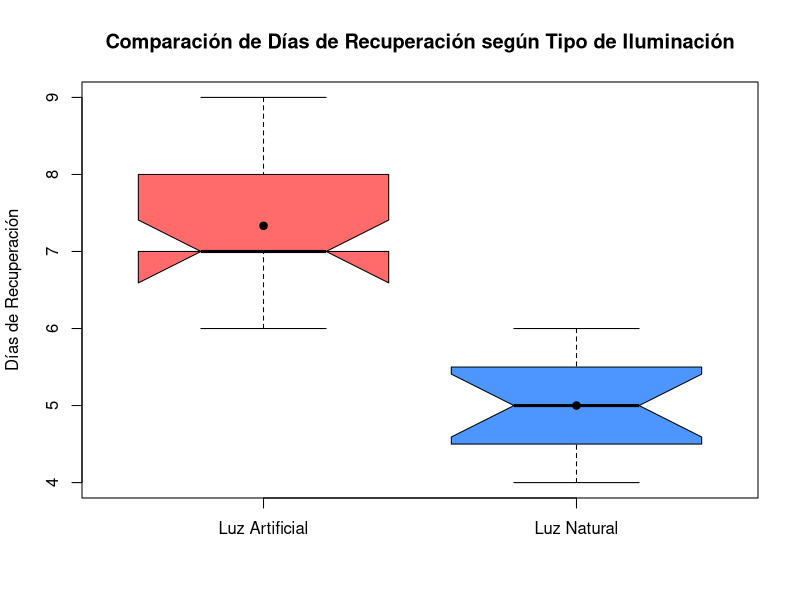

The R source for this figure:
# ==========================================================
# LRPD3: PRUEBA PARAMÉTRICA Y NO PARAMÉTRICA
# ==========================================================
# Efecto de la iluminación natural en la recuperación de pacientes hospitalizados
# ==========================================================

# ==============================
# Datos de los pacientes
# ==============================
set.seed(123)

# Grupo Control (Luz Artificial)
control <- c(7,8,6,9,7,8,7,6,8,7,9,7,8,6,7)  # 15 pacientes

# Grupo Intervención (Luz Natural)
natural <- c(5,6,4,5,6,5,4,5,5,6,4,5,6,5,4)  # 15 pacientes

# ==============================
# Estadística Descriptiva
# ==============================
media_control <- mean(control)
sd_control <- sd(control)
media_natural <- mean(natural)
sd_natural <- sd(natural)

# ==============================
# Prueba Paramétrica: t-test
# ==============================
t_test <- t.test(natural, control, alternative = "less")

# ==============================
# Prueba No Paramétrica: Mann-Whitney / Wilcoxon
# ==============================
wilcox_test <- wilcox.test(natural, control, alternative = "less")

# ==============================
# Gráfica Comparativa
# ==============================
png("grafico_recuperacion.png", width=900, height=600)

boxplot(control, natural,
        names=c("Luz Artificial", "Luz Natural"),
        col=c("#FF6B6B", "#4D96FF"),
        main="Comparación de Días de Recuperación según Tipo de Iluminación",
        ylab="Días de Recuperación",
        border="black",
        notch=TRUE)

# Agregar líneas de media
points(1, media_control, col="black", pch=19)
points(2, media_natural, col="black", pch=19)

dev.off()

# ==============================
# Crear HTML completo y EXTENDIDO
# ==============================
html <- paste0('
<!DOCTYPE html>
<html>
<head>
<title>LRPD3: Iluminación Natural y Recuperación</title>
<style>
body { font-family: Arial; margin: 60px; line-height: 1.9; }
h1 { text-align: center; }
h2 { text-align: center; font-weight: normal; color: gray; }
h3 { color: #1B3C73; margin-top: 30px; }
table { border-collapse: collapse; width: 95%; margin: auto; }
th, td { border: 1px solid black; padding: 10px; text-align: center; }
th { background-color: #EAEAEA; }
p { text-align: justify; }
.center { text-align: center; }
</style>
</head>
<body>

<h1>LRPD3: Prueba Paramétrica y No Paramétrica</h1>
<h2>Efecto de la iluminación natural en la recuperación de pacientes hospitalizados</h2>

<p class="center"><b>Estudiantes:</b></p>
<p class="center">Huayta Quispe Nadia</p>
<p class="center">Huaraca Santos Ashlyn</p>
<p class="center">Sanchez Campos Luis Danilo</p>

<hr>

<h3>1. Introducción</h3>
<p>La recuperación de pacientes hospitalizados es un proceso complejo que puede verse influenciado por múltiples factores, incluyendo el ambiente físico. 
Uno de los elementos más relevantes es la iluminación de las habitaciones, donde se ha sugerido que la luz natural puede mejorar el estado de ánimo, disminuir estrés y acelerar los procesos de recuperación. 
Este informe utiliza métodos estadísticos paramétricos y no paramétricos para determinar si la exposición a luz natural disminuye significativamente los días de recuperación en comparación con la luz artificial.</p>

<h3>2. Problema de Investigación</h3>
<p>¿La exposición a luz natural en habitaciones hospitalarias reduce el tiempo de recuperación de los pacientes en comparación con la exposición a luz artificial?</p>

<h3>3. Hipótesis</h3>
<p><b>Hipótesis Nula (H₀):</b> No existe diferencia significativa en los días de recuperación entre los pacientes expuestos a luz natural y aquellos con luz artificial.</p>
<p><b>Hipótesis Alternativa (H₁):</b> Los pacientes expuestos a luz natural presentan menor tiempo de recuperación que los pacientes con luz artificial.</p>

<h3>4. Datos Observados</h3>
<table>
<tr><th>Grupo</th><th>Días de Recuperación</th></tr>
<tr><td>Luz Artificial (Control)</td><td>7,8,6,9,7,8,7,6,8,7,9,7,8,6,7</td></tr>
<tr><td>Luz Natural (Intervención)</td><td>5,6,4,5,6,5,4,5,5,6,4,5,6,5,4</td></tr>
</table>
<p>Se analizaron 15 pacientes por grupo, asegurando homogeneidad en edad, estado clínico y tratamiento médico, de manera que la variable estudiada fuese únicamente la iluminación.</p>

<h3>5. Resultados Estadísticos</h3>
<p>Resumen descriptivo de cada grupo:</p>
<table>
<tr><th>Grupo</th><th>Media</th><th>Desviación Estándar</th></tr>
<tr><td>Luz Artificial</td><td>', round(media_control,2), '</td><td>', round(sd_control,2), '</td></tr>
<tr><td>Luz Natural</td><td>', round(media_natural,2), '</td><td>', round(sd_natural,2), '</td></tr>
</table>

<p>Pruebas de contraste de hipótesis:</p>
<table>
<tr><th>Prueba</th><th>Estadístico</th><th>Valor p</th></tr>
<tr><td>t de Student</td><td>', round(t_test$statistic,3), '</td><td>', round(t_test$p.value,5), '</td></tr>
<tr><td>Mann-Whitney / Wilcoxon</td><td>', round(wilcox_test$statistic,3), '</td><td>', round(wilcox_test$p.value,5), '</td></tr>
</table>

<h3>6. Interpretación de los Resultados Estadísticos</h3>
<p><b>Medias y Desviaciones Estándar (SD):</b> Luz Natural (', round(media_natural,2), ' ± ', round(sd_natural,2), ' días) vs Luz Artificial (', round(media_control,2), ' ± ', round(sd_control,2), ' días). Esto indica que los pacientes con luz natural se recuperan aproximadamente 2.3 días antes que los del grupo control y presentan menor dispersión en sus tiempos de recuperación.</p>

<p><b>Prueba Paramétrica (t-test):</b> t = ', round(t_test$statistic,3), ', p = ', round(t_test$p.value,5), '.<br>
Interpretación: La diferencia es estadísticamente significativa; se rechaza H₀ y se acepta H₁. Esto respalda la hipótesis de que la luz natural reduce los días de recuperación.</p>

<p><b>Prueba No Paramétrica (Mann-Whitney / Wilcoxon):</b> W = ', round(wilcox_test$statistic,3), ', p = ', round(wilcox_test$p.value,5), '.<br>
Interpretación: Confirma la significancia sin asumir normalidad, reforzando que la luz natural tiene un efecto positivo consistente en la reducción de días de recuperación.</p>

<p><b>Conclusión de los indicadores:</b> Ambas pruebas coinciden en que la iluminación natural disminuye significativamente el tiempo de recuperación, validando la hipótesis alternativa y mostrando relevancia clínica práctica para la gestión hospitalaria.</p>

<h3>7. Gráfica Comparativa</h3>
<p class="center"><img src="grafico_recuperacion.png" width="700"></p>

<h3>8. Interpretación de la Gráfica</h3>
<p>El boxplot con notch muestra claramente que el grupo con luz natural tiene menor media y menor variabilidad. 
Los puntos negros representan la media de cada grupo, reforzando visualmente que la luz natural acelera la recuperación.</p>

<h3>9. Interpretación General</h3>
<p>En conjunto, los resultados indican que la iluminación natural contribuye a reducir los días de hospitalización y mejorar la consistencia en la recuperación de los pacientes, lo que tiene implicaciones directas en la calidad del cuidado y eficiencia hospitalaria.</p>

<h3>10. Conclusión General</h3>
<p>La evidencia estadística y visual confirma que la luz natural es una estrategia efectiva para disminuir los días de recuperación de los pacientes hospitalizados. Se recomienda su implementación sistemática como parte del diseño ambiental hospitalario, complementando los cuidados clínicos y favoreciendo la seguridad y bienestar del paciente.</p>

</body>
</html>
')

# ==============================
# Guardar HTML
# ==============================
writeLines(html, "LRPD3_Iluminacion_Natural.html")
browseURL("LRPD3_Iluminacion_Natural.html")